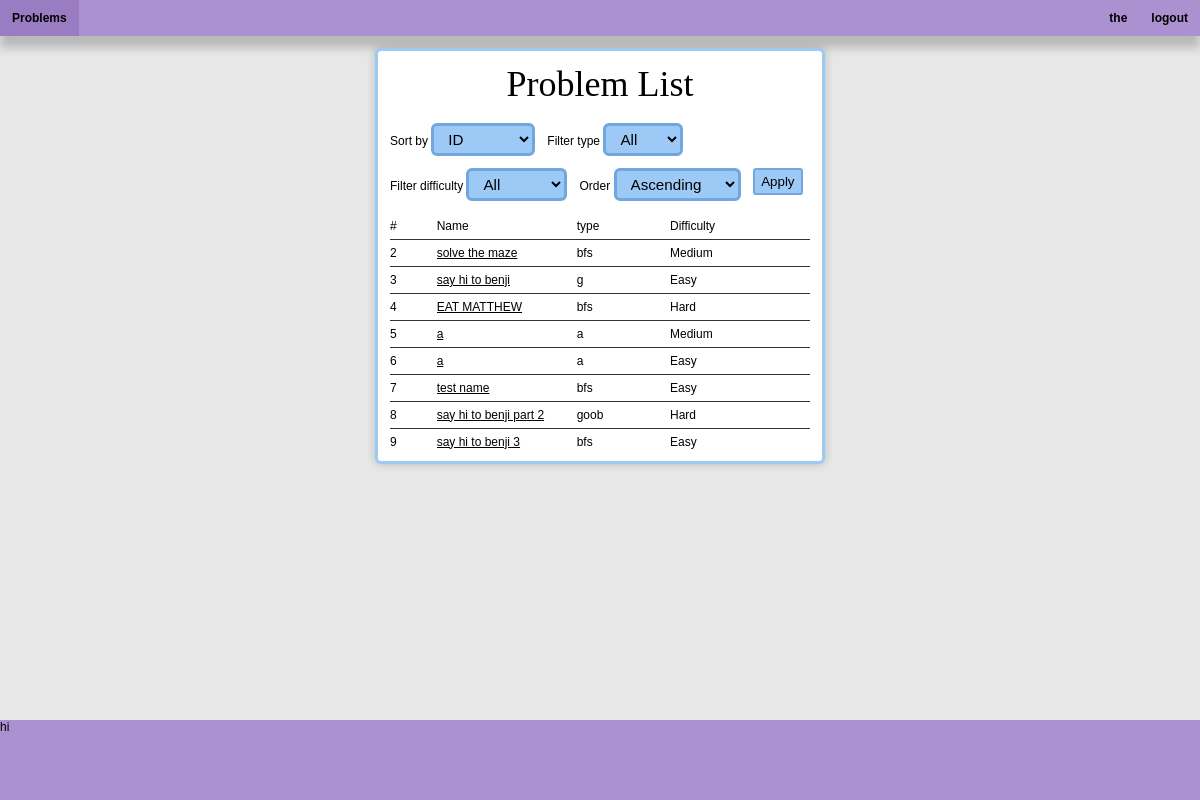
The page /problem_list (signed in) on the database its author committed.
### app.py (models this page shows, shortened)
class Base(DeclarativeBase):
    pass

class User(Base, UserMixin):
    __tablename__ = "User"
    user_id: Mapped[int] = mapped_column(primary_key=True)
    name: Mapped[str] = mapped_column(String)
    role: Mapped[str] = mapped_column(String)
    hash: Mapped[str] = mapped_column(String)
    user_problems: Mapped[list["User_Problem"]] = \
        relationship("User_Problem", back_populates="user")

class Problem(Base):
    __tablename__ = "Problem"
    problem_id: Mapped[int] = mapped_column(primary_key=True)
    description: Mapped[str] = mapped_column(String)
    function_name: Mapped[str] = mapped_column(String)
    function_args: Mapped[str] = mapped_column(String)
    type: Mapped[str] = mapped_column(String)
    problem_name: Mapped[str] = mapped_column(String)
    difficulty: Mapped[str] = mapped_column(String)
    user_problems: Mapped[list["User_Problem"]] = \
        relationship("User_Problem", back_populates="problem")
    tests: Mapped[List["Test"]] = \
        relationship("Test", back_populates="problem")
    problem_tags: Mapped[List["Problem_Tag"]] = \
        relationship("Problem_Tag", back_populates="problem")

### app.py (the view)
@app.route('/problem_list', methods=["GET", "POST"])
@login_required
def problem_list():
    with Session(engine) as session:
        q = select(Problem.type).distinct().order_by(Problem.type)
        problem_types = session.scalars(q).all()
        q = select(Problem.difficulty).distinct().order_by(Problem.difficulty)
        difficulties = session.scalars(q).all()
        form = ProblemListForm()
        form.process(formdata=request.args)
        form.filter_type.choices += [(t, t) for t in problem_types]
        form.filter_difficulty.choices += [(d, d) for d in difficulties]
        sort_by = form.sort_by.data or 'problem_id'
        order = form.order.data or 'asc'
        filter_type = form.filter_type.data or 'all'
        filter_difficulty = form.filter_difficulty.data or 'all'
        sort_columns = {'problem_id': Problem.problem_id,
                        'name': Problem.problem_name,
                        'type': Problem.type, 'difficulty': Problem.difficulty}
        sort_column = sort_columns[sort_by]
        q = select(Problem)
        if filter_type != 'all':
            q = q.where(Problem.type == filter_type)
        if filter_difficulty != 'all':
            q = q.where(Problem.difficulty == filter_difficulty)
        if order == 'desc':
            q = q.order_by(sort_column.collate("NOCASE").desc())
        else:
            q = q.order_by(sort_column.collate("NOCASE").asc())
        temp_problems = session.scalars(q).all()
        problems = [{'problem_id': i.problem_id,
                     'name': i.problem_name,
                     'difficulty': i.difficulty,
                     'type': i.type} for i in temp_problems]
    return render_template("problem_list.html", problems=problems, form=form)

### app.py
class ProblemListForm(FlaskForm):
    sort_by = SelectField('Sort by', choices=[('problem_id', 'ID'),
                                              ('name', 'Name'),
                                              ('type', 'Type'),
                                              ('difficulty', 'Difficulty')])
    order = SelectField('Order', choices=[('asc', 'Ascending'),
                                          ('desc', 'Descending')])
    filter_type = SelectField('Filter type', choices=[('all', 'All')])
    filter_difficulty = SelectField('Filter difficulty',
                                    choices=[('all', 'All')])
    submit = SubmitField('Apply')

### app.py (called while the page is built)
@login_manager.user_loader
def load_user(user_id):
    query = select(User).where(User.user_id == user_id)
    with Session(engine) as session:
        obj = session.scalar(query)
    return obj

### templates/problem_list.html (shortened to what this page needs)
{% extends "layout.html" %} {% block content %}
<div class="problem-list-container problem-list-item">
    <h1 class="problem-list-item-header">Problem List</h1>
    <div>
        <form class="problem-list-sort-form" method="GET" action="{{ url_for('problem_list') }}">
            <div>
                <label for="sort_by">{{ form.sort_by.label.text }}</label>
                {{ form.sort_by(class_='form-control') }}
            </div>
            <div>
                <label for="filter_type">{{ form.filter_type.label.text }}</label>
                {{ form.filter_type(class_='form-control') }}
            </div>
            <div>
                <label for="filter_difficulty">{{ form.filter_difficulty.label.text }}</label>
                {{ form.filter_difficulty(class_='form-control') }}
            </div>
            <div>
                <label for="order">{{ form.order.label.text }}</label>
                {{ form.order(class_='form-control') }}
            </div>
            {{ form.submit(class_='button', class='problem-list-filter-button') }}
        </form>
    </div>
    <div>
        <div class="problem-list-column-names">
            <div>#</div>
            <div>Name</div>
            <div>type</div>
            <div>Difficulty</div>
        </div>
        {% for problem in problems %}
        <div class="problem-list-columns">
            <div class="problem-list-column-container">{{ problem["problem_id"] }}</div>
            <div class="problem-list-column-container">
                <a class="problem-link" href="/problem/{{ problem['problem_id'] }}">{{ problem["name"] }}</a>
            </div>
            <div class="problem-list-column-container">{{ problem["type"] }}</div>
            <div class="problem-list-column-container">{{ problem["difficulty"] }}</div>
        </div>
        {% endfor %}
    </div>
</div>
{% endblock %}

### templates/layout.html (shortened to what this page needs)
<!DOCTYPE html>
<html lang="en">
  <head>
    <link rel="stylesheet" href="/static/css/style.css" />
  </head>
  <body>
    <nav>{% include "navbar.html" %}</nav>
    <main>{% block content %}{% endblock %}</main>
    <footer>{% include "footer.html" %}</footer>
  </body>
</html>

### templates/navbar.html (shortened to what this page needs)
<div class="navbar">
    <div class="left-navbar navbar-section">
        <a class="navbar-item" href="/">
            Problems
        </a>
    </div>
    <div class="right-navbar navbar-section">
        {% if current_user.is_authenticated %}
        <div class="static-navbar-item">
            {{current_user.name}}
        </div>
        <form action="{{ url_for('logout') }}" method="post">
            <button class="navbar-item" type="submit">logout</button>
        </form>
        {% endif %}
    </div>
</div>

### templates/footer.html
<div class="footer">
    <div>hi</div>
</div>

### static/css/style.css (style rules this page uses)
body { height: 100vh; display: flex; flex-direction: column; font-family: 'Alfa Slab One', serif; width: 100vw; padding: 0; margin: 0; font-family: sans-serif; background-color: #e7e7e7; font-size: 1vw; text-decoration-color: black; }
a { margin: 0; padding: 0; text-decoration: none; color: black; }
h1, h2, h3, h4, h5, h6 P { margin: 0; padding: 0; }
h1 { font-weight: normal; font-family: 'Alfa Slab One'; font-size: 3em; }
button { font-size: 1em; }
main { flex: 1; flex-direction: column; display: flex; min-height: 0; padding: 1em; }
button { display: block; }
.navbar { height: 10vh; background-color: aqua; }
.footer { height: 10vh; background-color: #ab91d0; }
.problem-list-filter-button { border: solid #71a7dd 0.2em; white-space: nowrap; padding: 0 0.5em 0 0.5em; height: 2em; display: flex; background: #9CC9F5; align-items: center; border-radius: 0.25em; }
.form-control { background-color: #9cc9f5; color: #000000; border: solid #71a7dd 0.2em; border-radius: 6px; padding: 4px 10px; font-size: 0.95rem; font-family: inherit; cursor: pointer; outline: none; transition: background-color 0.2s, border-color 0.2s; }
.problem-list-column-names { text-align: left; display: grid; grid-template-columns: minmax(0, 0.5fr) minmax(0, 1.5fr) minmax(0, 1fr) minmax(0, 0.75fr) minmax(0, 0.75fr); }
.problem-list-item-header { text-align: center; width: fit-content; justify-self: center; }
.problem-list-item { align-self: center; box-shadow: 0em 0em 0.75em rgba(0, 0, 0, 0.2); display: grid; grid-template-columns: 1fr; row-gap: 1.5vw; border: 0.25vw solid #9CC9F5; background-color: #ffffff; padding: 1em; border-radius: 0.5em; width: 35em; }
.problem-list-column-container { display: inline-block; overflow-x: hidden; max-width: 100%; }
.problem-list-columns { text-align: left; display: grid; grid-template-columns: minmax(0, 0.5fr) minmax(0, 1.5fr) minmax(0, 1fr) minmax(0, 0.75fr) minmax(0, 0.75fr); }
.problem-list-sort-form { display: flex; flex-wrap: wrap; row-gap: 1em; gap: 1em; }
.problem-link { display: inline-block; text-decoration: underline; }
.navbar { box-shadow: 0em 1em 0.75em rgba(0, 0, 0, 0.2); width: 100vw; display: flex; justify-content: space-between; align-items: center; background-color: #ab91d0; height: 3em; }
.navbar-section { height: 100%; display: grid; grid-template-columns: repeat(5, max-content); }
.navbar-item { font-weight: bold; font-size: 1em; background-color: #ab91d0; border: none; display: flex; align-items: center; padding: 0 1vw 0 1vw; height: 100%; }
.static-navbar-item { font-weight: bold; font-size: 1em; background-color: #ab91d0; border: none; display: flex; align-items: center; padding: 0 1vw 0 1vw; height: 100%; }
.problem-list-filter-button { border: solid #71a7dd 0.2em; white-space: nowrap; padding: 0 0.5em 0 0.5em; height: 2em; display: flex; background: #9CC9F5; align-items: center; border-radius: 0.25em; width: fit-content; }

### rows shown on the page
User: name "the"
Problem: problem_id "2", name "solve the maze", type "bfs", difficulty "Medium"
Problem: problem_id "3", name "say hi to benji", type "g", difficulty "Easy"
Problem: problem_id "4", name "EAT MATTHEW", type "bfs", difficulty "Hard"
Problem: problem_id "5", name "a", type "a", difficulty "Medium"
Problem: problem_id "6", name "a", type "a", difficulty "Easy"
Problem: problem_id "7", name "test name", type "bfs", difficulty "Easy"
Problem: problem_id "8", name "say hi to benji part 2", type "goob", difficulty "Hard"
Problem: problem_id "9", name "say hi to benji 3", type "bfs", difficulty "Easy"
